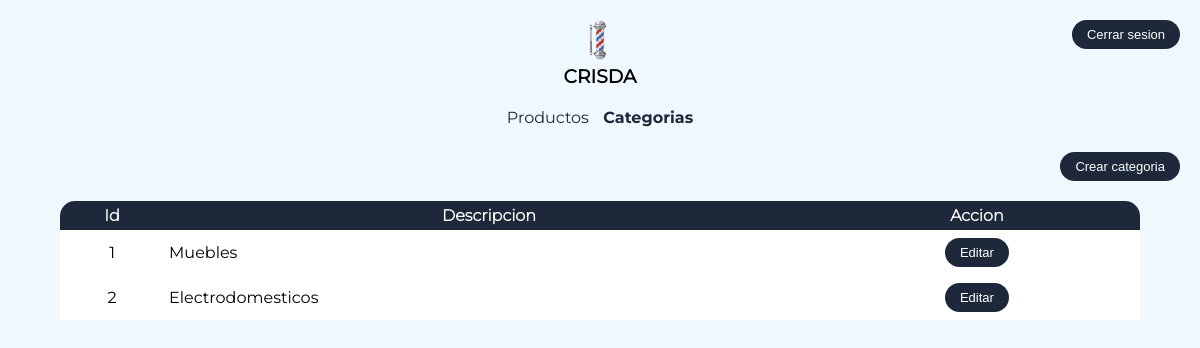
/admin/categories.php (signed in), run on the app's committed database.
### tables this page shows
CREATE TABLE IF NOT EXISTS `categories` (
  `id` int NOT NULL AUTO_INCREMENT,
  `name` varchar(100) NOT NULL,
  PRIMARY KEY (`id`)
);

### admin/categories.php (the view, shortened to what this page needs)
<?php
    include('conn.php');
    $categories = mysqli_query($conn, "SELECT * FROM categories");
?>
<html>
    <head>
        <link rel="stylesheet" href="../css/simple-line-icons.min.css">
    </head>
    <body>
            <div class="logo">
                <img src="../img/logo.gif" />
                <h3>CRISDA</h3>
            </div>
            <div style="position: absolute; top: 20px; right: 20px; z-index: 1;">
                <form action="" method="POST"><input name="action" type="hidden" value="close-session"/><button type="submit">Cerrar sesion</button></form>
            </div>
            <ul class="menu">
                <li><a href="products.php">Productos</a></li>
                <li class="active"><a href="categories.php">Categorias</a></li>
            </ul>
            <div class="container">
                <button class="create">Crear categoria</button>
                <table>
                    <thead>
                        <tr>
                            <th style="border-radius: 15px 0 0 0;">Id</th>
                            <th>Descripcion</th>
                            <th style="border-radius: 0 15px 0 0;">Accion</th>
                        </tr>
                    </thead>
                    <tbody>
                        <?php while($category = mysqli_fetch_object($categories)){ ?>
                            <tr>
                                <td><?=$category->id?></td>
                                <td class="category-name"><?=$category->name?></td>
                                <td style="text-align:center"><button data-id="<?=$category->id?>" class="edit-cat">Editar</button><button data-id="<?=$category->id?>" style="display: none;" class="delete">Borrar</button></td>
                            </tr>
                        <?php } ?>
                    </tbody>
                </table>
            </div>
    </body>
</html>

### admin/categories.php (style rules this page uses)
* { margin: 0 auto; padding: 0; box-sizing: border-box }
html { background-color: aliceblue; font-family: regular; }
button, select { background-color: #1d283b; border: none; color: white; padding: 7px; border-radius: 20px; cursor: pointer; padding-left: 15px; padding-right: 15px; font-size: 13px; }
a { color: #1d283b; text-decoration: none; }
.logo { text-align: center; margin: 15px; }
.logo img { width: 50px; }
.menu { list-style: none; text-align: center; padding: 0; }
.menu li { display: inline-block; margin: 5px; cursor: pointer; }
.menu li.active { font-family: bold; }
.container .create { float: right; margin: 20px; }
table { width: 90%; border-spacing: 0; }
table thead tr th { background-color: #1d283b; color: white; font-family: light; padding: 5px; margin: 0; }
table tbody { background-color: white }
table tbody tr td { padding: 5px; }
table tbody tr td:first-child { text-align: center; }
table button { margin: 3px; }

### data on the page
categories: id "1", name "Muebles"
categories: id "2", name "Electrodomesticos"
